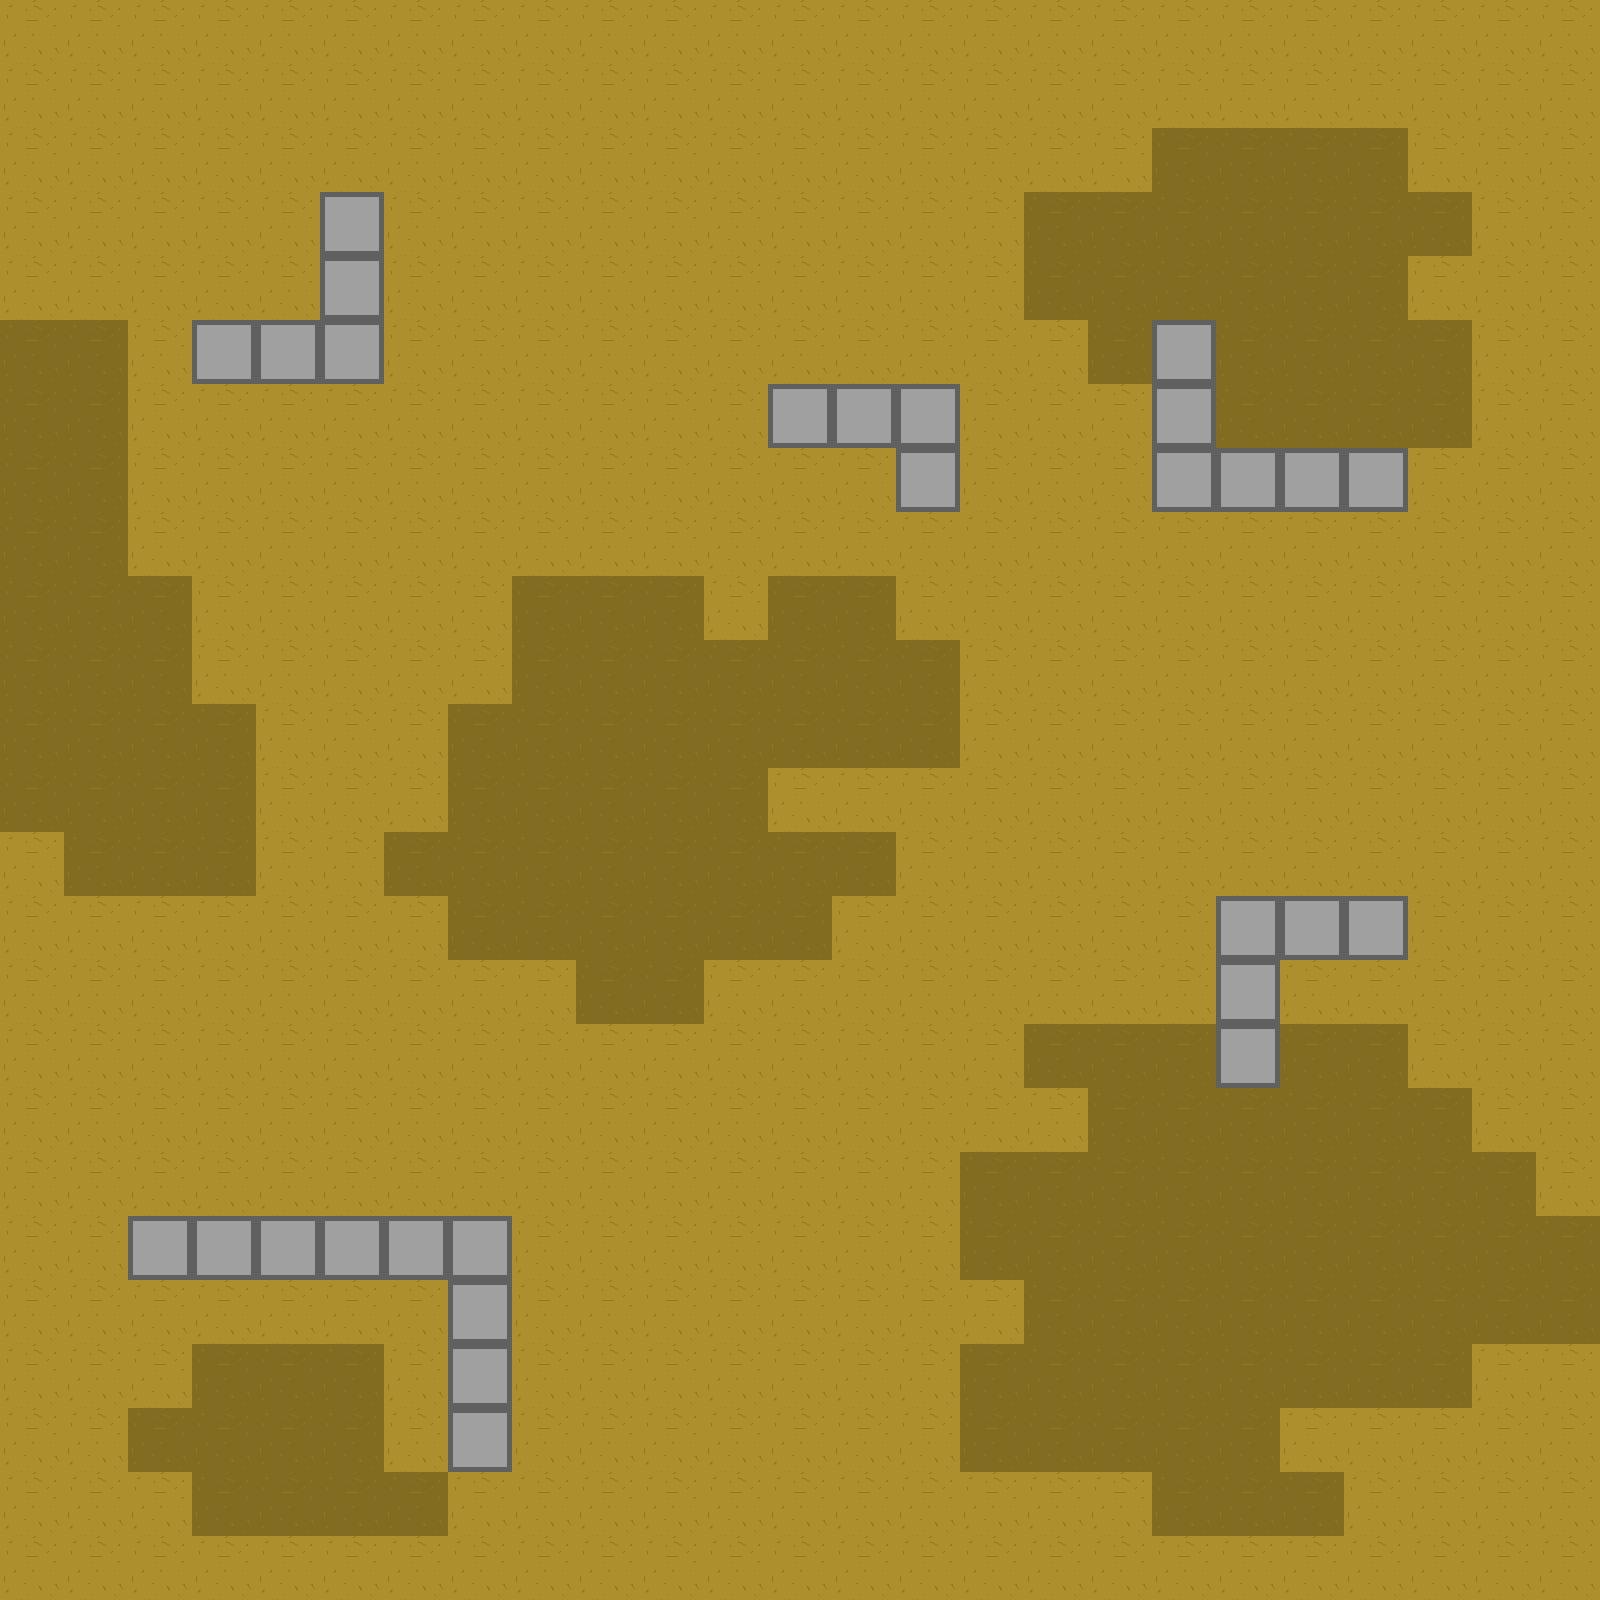

The image is a tile-based game level rendered from a .tmx file. Its description and complete source (layers, tilesets, objects, tile grids) follow:
An orthogonal 25x25 tile map with 64x64 px tiles, 1 tile layer (Tile Layer 1).

<map version="1.0" orientation="orthogonal" renderorder="right-down" width="25" height="25" tilewidth="64" tileheight="64" nextobjectid="9">
 <tileset firstgid="1" name="TextureSheet" tilewidth="64" tileheight="64" tilecount="4" columns="2">
  <image source="TextureSheet.png" width="128" height="128" />
 </tileset>
 <layer name="Tile Layer 1" width="25" height="25">
  <data encoding="csv">
2,2,2,2,2,2,2,2,2,2,2,2,2,2,2,2,2,2,2,2,2,2,2,2,2,
2,2,2,2,2,2,2,2,2,2,2,2,2,2,2,2,2,2,2,2,2,2,2,2,2,
2,2,2,2,2,2,2,2,2,2,2,2,2,2,2,2,2,2,3,3,3,3,2,2,2,
2,2,2,2,2,1,2,2,2,2,2,2,2,2,2,2,3,3,3,3,3,3,3,2,2,
2,2,2,2,2,1,2,2,2,2,2,2,2,2,2,2,3,3,3,3,3,3,2,2,2,
3,3,2,1,1,1,2,2,2,2,2,2,2,2,2,2,2,3,1,3,3,3,3,2,2,
3,3,2,2,2,2,2,2,2,2,2,2,1,1,1,2,2,2,1,3,3,3,3,2,2,
3,3,2,2,2,2,2,2,2,2,2,2,2,2,1,2,2,2,1,1,1,1,2,2,2,
3,3,2,2,2,2,2,2,2,2,2,2,2,2,2,2,2,2,2,2,2,2,2,2,2,
3,3,3,2,2,2,2,2,3,3,3,2,3,3,2,2,2,2,2,2,2,2,2,2,2,
3,3,3,2,2,2,2,2,3,3,3,3,3,3,3,2,2,2,2,2,2,2,2,2,2,
3,3,3,3,2,2,2,3,3,3,3,3,3,3,3,2,2,2,2,2,2,2,2,2,2,
3,3,3,3,2,2,2,3,3,3,3,3,2,2,2,2,2,2,2,2,2,2,2,2,2,
2,3,3,3,2,2,3,3,3,3,3,3,3,3,2,2,2,2,2,2,2,2,2,2,2,
2,2,2,2,2,2,2,3,3,3,3,3,3,2,2,2,2,2,2,1,1,1,2,2,2,
2,2,2,2,2,2,2,2,2,3,3,2,2,2,2,2,2,2,2,1,2,2,2,2,2,
2,2,2,2,2,2,2,2,2,2,2,2,2,2,2,2,3,3,3,1,3,3,2,2,2,
2,2,2,2,2,2,2,2,2,2,2,2,2,2,2,2,2,3,3,3,3,3,3,2,2,
2,2,2,2,2,2,2,2,2,2,2,2,2,2,2,3,3,3,3,3,3,3,3,3,2,
2,2,1,1,1,1,1,1,2,2,2,2,2,2,2,3,3,3,3,3,3,3,3,3,3,
2,2,2,2,2,2,2,1,2,2,2,2,2,2,2,2,3,3,3,3,3,3,3,3,3,
2,2,2,3,3,3,2,1,2,2,2,2,2,2,2,3,3,3,3,3,3,3,3,2,2,
2,2,3,3,3,3,2,1,2,2,2,2,2,2,2,3,3,3,3,3,2,2,2,2,2,
2,2,2,3,3,3,3,2,2,2,2,2,2,2,2,2,2,2,3,3,3,2,2,2,2,
2,2,2,2,2,2,2,2,2,2,2,2,2,2,2,2,2,2,2,2,2,2,2,2,2
</data>
 </layer>
</map>